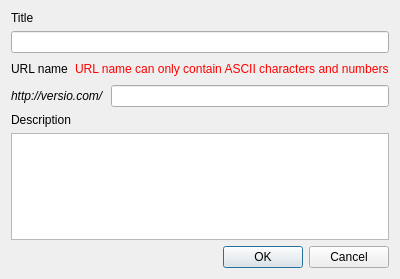
<?xml version="1.0" encoding="UTF-8"?>
<ui version="4.0">
 <class>CreateVersioRepoDialog</class>
 <widget class="QDialog" name="CreateVersioRepoDialog">
  <property name="geometry">
   <rect>
    <x>0</x>
    <y>0</y>
    <width>400</width>
    <height>279</height>
   </rect>
  </property>
  <property name="windowTitle">
   <string>Create Versio Repository</string>
  </property>
  <layout class="QVBoxLayout" name="verticalLayout">
   <item>
    <widget class="QLabel" name="label">
     <property name="text">
      <string>Title</string>
     </property>
    </widget>
   </item>
   <item>
    <widget class="QLineEdit" name="titleBox"/>
   </item>
   <item>
    <layout class="QHBoxLayout" name="horizontalLayout">
     <item>
      <widget class="QLabel" name="label_3">
       <property name="text">
        <string>URL name</string>
       </property>
      </widget>
     </item>
     <item>
      <spacer name="horizontalSpacer">
       <property name="orientation">
        <enum>Qt::Horizontal</enum>
       </property>
       <property name="sizeHint" stdset="0">
        <size>
         <width>40</width>
         <height>20</height>
        </size>
       </property>
      </spacer>
     </item>
     <item>
      <widget class="QLabel" name="nameWarningLabel">
       <property name="styleSheet">
        <string notr="true">color: rgb(255, 0, 0);</string>
       </property>
       <property name="text">
        <string>URL name can only contain ASCII characters and numbers</string>
       </property>
      </widget>
     </item>
    </layout>
   </item>
   <item>
    <layout class="QHBoxLayout" name="horizontalLayout_3">
     <item>
      <widget class="QLabel" name="labelUrl">
       <property name="font">
        <font>
         <italic>true</italic>
        </font>
       </property>
       <property name="text">
        <string>http://versio.com/</string>
       </property>
      </widget>
     </item>
     <item>
      <widget class="QLineEdit" name="nameBox"/>
     </item>
    </layout>
   </item>
   <item>
    <widget class="QLabel" name="label_2">
     <property name="text">
      <string>Description</string>
     </property>
    </widget>
   </item>
   <item>
    <widget class="QTextEdit" name="descriptionBox"/>
   </item>
   <item>
    <widget class="QDialogButtonBox" name="buttonBox">
     <property name="orientation">
      <enum>Qt::Horizontal</enum>
     </property>
     <property name="standardButtons">
      <set>QDialogButtonBox::Cancel|QDialogButtonBox::Ok</set>
     </property>
    </widget>
   </item>
  </layout>
 </widget>
 <resources/>
 <connections/>
</ui>
